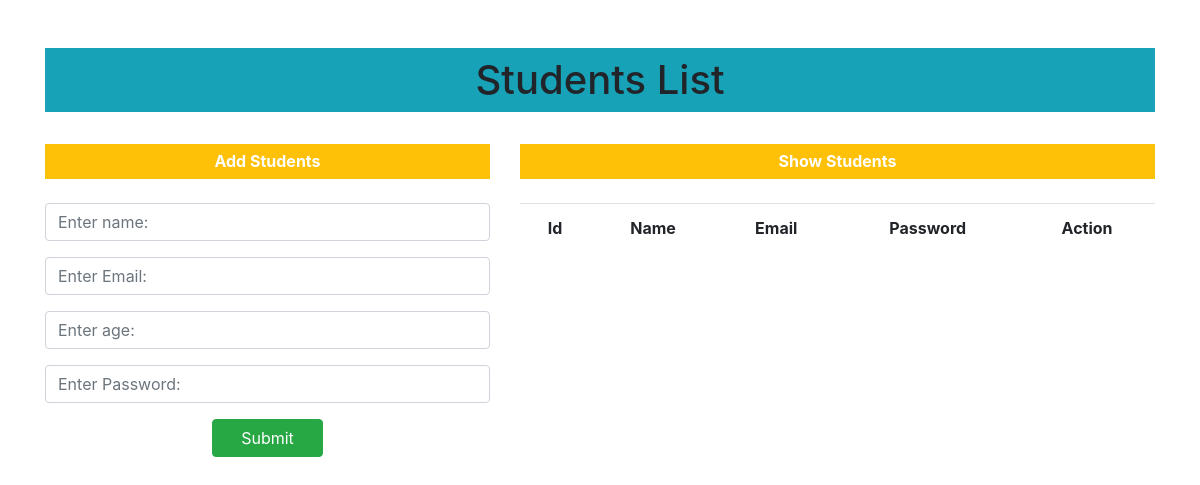
Before: / with the older database file.
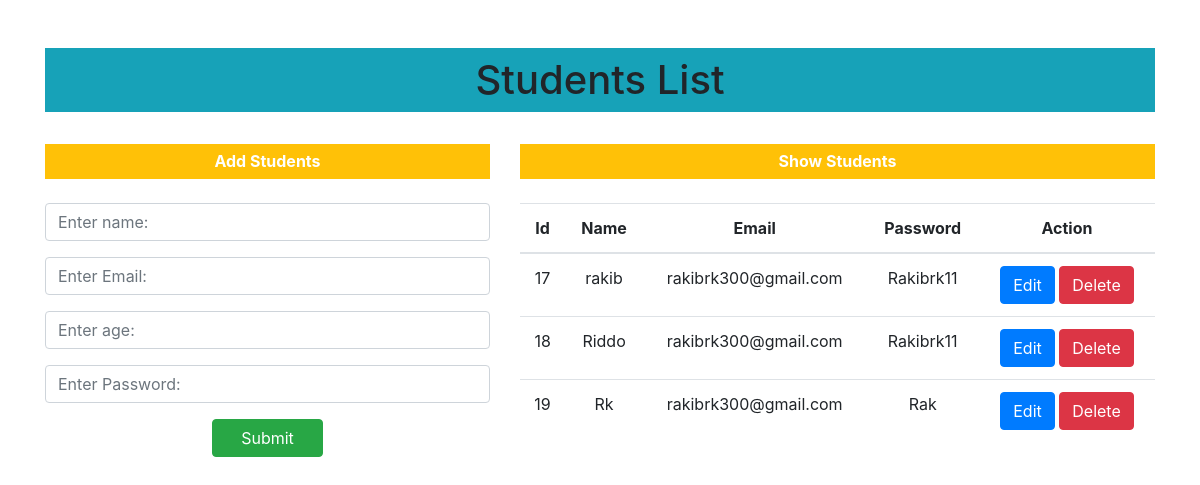
After: the same page with the newer database file.
### Crud_App/models.py (models this page shows)
class Student_info(models.Model):
	st_id = models.AutoField(primary_key=True)
	name = models.CharField(max_length=250)
	email= models.EmailField(max_length=140)
	passw = models.CharField(max_length=100)

### Crud_App/views.py (the view, shortened to what this page needs)
# urls.py: path('',views.homeView,name="homeView"),
def homeView(request):
	form = myform(auto_id=True)
	students = Student_info.objects.all()
	return render(request,'index.html',{'fm':form,'student':students})

### Crud_App/forms.py
class myform(forms.Form):
	name = forms.CharField(label=False,
		widget=forms.TextInput(
			attrs={
			'placeholder':'Enter name:','class':'form-control'
			}
			))
	email = forms.EmailField(label=False,
		widget=forms.TextInput(
			attrs={
			'placeholder':'Enter Email:','class':'form-control'
			}
			))
	age = forms.CharField(label=False,
		widget=forms.TextInput(
			attrs={
			'placeholder':'Enter age:','class':'form-control'
			}
			))
	password = forms.CharField(label=False,
		widget=forms.PasswordInput(
			attrs={
			'placeholder':'Enter Password:','class':'form-control'
			}
			))

### templates/index.html (shortened to what this page needs)
<!doctype html>
<html lang="en">
<head>
    <link rel="stylesheet" href="https://cdn.jsdelivr.net/npm/bootstrap@4.5.3/dist/css/bootstrap.min.css">
</head>
<body>
    <div class="container">
        <h1 class="text-center bg-info p-2 mt-5">Students List</h1>
        <div class="row">
            <div class="col-lg-5 col-md-5 col-sm-12 ">
                <h6 class="mt-4 mb-4 text-center  text-white p-2 font-weight-bold bg-warning">Add Students</h6>
                <form action="" class="form " method="POST">
                    {{fm.as_p}}
                    <button type="submit" class="btn btn-success d-block w-25 m-auto">Submit</button>
                </form>
            </div>
            <div class="col-lg-7 col-md-7 col-sm-12 border-dark">
                <h6 class="mt-4 mb-4 text-center bg-warning text-white p-2 font-weight-bold">Show Students</h6>
                <table class="table table-hover">
                    <tr class="text-center">
                        <th>Id</th>
                        <th>Name</th>
                        <th>Email</th>
                        <th>Password</th>
                        <th>Action</th>
                    </tr>
                    <tbody>
                        {% for i in student %}
                        <tr class="text-center">
                            <td>{{i.st_id}}</td>
                            <td>{{i.name}}</td>
                            <td>{{i.email}}</td>
                            <td>{{i.passw}}</td>
                            <td>
                              <button class="btn btn-primary ">Edit</button>
                              <a href="{% url 'delete_data' i.st_id  %}"  id='del_{{i.st_id}}' class="btn btn-danger ">Delete</button>
                          </td>
                        </tr>
                        {% endfor %}
                    </tbody>
                </table>
            </div>
        </div>
    </div>
</body>
</html>

Changed rows visible on the page:
added Student_info: st_id "17", name "rakib", email "rakibrk300@gmail.com", passw "Rakibrk11"
added Student_info: st_id "18", name "Riddo", email "rakibrk300@gmail.com", passw "Rakibrk11"
added Student_info: st_id "19", name "Rk", email "rakibrk300@gmail.com", passw "Rak"
